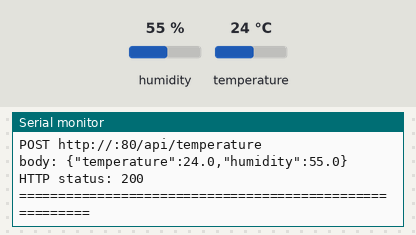
A sketch run on a simulated ESP32. On the bench: the last lines printed to the serial monitor. Inputs (shaded band) come from the test bench; at power-on: humidity 55 %, temperature 24 °C. WiFi joins after 1.5 s; servers stay silent unless stated; uploads are accepted with an empty reply; not simulated (calls return 0 or success): secrets.h; names the files do not define were given values by the test bench: API_PORT = 80.

Above: at 3.7 s.
3.8 s: humidity set to 22 %
11.4 s: temperature set to 12 °C
At 12.88 s:
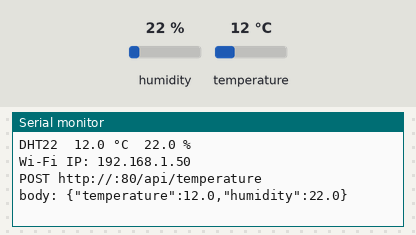
19.0 s: humidity set to 40 %
At 23.9 s:
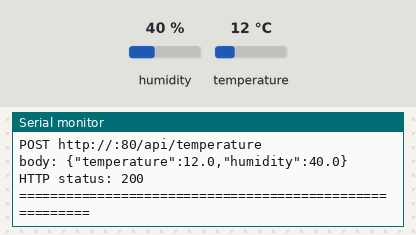

Measured:
- after the input at 11.4 s, the serial monitor: prints a new line after 1.3 s (image 1)
- after the input at 19.0 s, the serial monitor: prints a new line after 3.9 s (image 2)

The sketch:

tempwatch_esp32.ino
```cpp
// TempWatch — ESP32 + DHT22 ส่งอุณหภูมิ/ความชื้นไป ASP.NET Core
//
// สเก็ตช์นี้รวม 4 ขั้นเรียนไว้ในไฟล์เดียว (อ่าน Serial → Wi-Fi → HTTP → ค่าจริง):
//   1. อ่าน DHT22 แล้วพิมพ์ Serial 115200
//   2. ต่อ Wi-Fi แบบ station (client) แล้วพิมพ์ IP ของ ESP32
//   3. HTTP POST JSON ไป POST /api/temperature (เหมือน Postman แต่บอร์ดเป็นคนยิง)
//   4. ส่งค่าเซ็นเซอร์จริงทุก 10 วินาที + ข้ามรอบเมื่ออ่านไม่ได้ / Wi-Fi หลุด
//
// เทียบกับที่คุ้น:
//   loop()            ≈ โปรแกรมที่วนเอง ไม่ใช่ HTTP server แบบ Gin
//   HTTPClient.POST   ≈ http.Post ใน Go หรือปุ่ม Send ใน Postman
//   JSON String       ≈ body ที่ Flutter/Postman ส่งเข้า DTO เดิม
//   delay(10000)      ≈ ไม่มี background worker — พอสำหรับโปรเจกต์เรียนนี้
//
// ไลบรารี: DHT sensor library (Adafruit) + Adafruit Unified Sensor
// บอร์ด: ESP32  (Arduino core 3.x — http.begin ต้องส่ง WiFiClient ด้วย)
// เซ็นเซอร์: DHT22 (อย่าใส่ DHT11 ใน constructor — โปรโตคอลคนละแบบ จะได้ NaN)

#include <WiFi.h>
#include <HTTPClient.h>
#include <DHT.h>
#include "secrets.h"

// GPIO4 = D4 บนบอร์ด ESP32 หลายรุ่น — ดูสายไฟใน firmware/README.md
#define DHT_PIN 4

// DHT22 ไม่ใช่ DHT11: timing / checksum คนละชุด ใส่ผิดแล้วอ่านได้แต่ NaN
DHT dht(DHT_PIN, DHT22);

// DHT22 อ่านซ้ำได้ไม่ถี่กว่า ~2 วินาที (datasheet)
// ถี่กว่านี้ได้ NaN, ถล่ม SQL ด้วยแถวซ้ำ, กิน Wi-Fi โดยไม่จำเป็น
const unsigned long INTERVAL_MS = 10000;

void connectWiFi() {
  Serial.print("Connecting to Wi-Fi: ");
  Serial.println(WIFI_SSID);

  // WIFI_STA = station (client) ไม่ใช่ access point
  // ESP32 คลาสสิกใช้ได้แค่ 2.4 GHz — SSID 5 GHz จะต่อไม่ติด
  WiFi.mode(WIFI_STA);
  WiFi.begin(WIFI_SSID, WIFI_PASSWORD);

  unsigned long startedAt = millis();
  while (WiFi.status() != WL_CONNECTED) {
    delay(500);
    Serial.print(".");
    if (millis() - startedAt > 20000) {
      Serial.println();
      Serial.println("Wi-Fi timeout — จะลองใหม่ใน loop()");
      return;
    }
  }

  Serial.println();
  Serial.print("Wi-Fi connected, IP: ");
  Serial.println(WiFi.localIP());
}

// สร้าง JSON ด้วย String ธรรมดา ไม่ใช้ ArduinoJson ในรอบนี้
// รูปเดียวกับ Postman: {"temperature":29.5,"humidity":64}
bool postReading(float temperature, float humidity) {
  // ESP32 Arduino core 3.x: begin() ต้องมี WiFiClient ไม่ใช่แค่ URL
  WiFiClient client;
  HTTPClient http;

  String url = String("http://") + API_HOST + ":" + String(API_PORT) + "/api/temperature";
  String json = "{\"temperature\":" + String(temperature, 1) +
                ",\"humidity\":" + String(humidity, 1) + "}";

  Serial.print("POST ");
  Serial.println(url);
  Serial.print("body: ");
  Serial.println(json);

  if (!http.begin(client, url)) {
    Serial.println("HTTP begin failed (ตรวจ API_HOST / พอร์ต)");
    return false;
  }

  http.addHeader("Content-Type", "application/json");
  int status = http.POST(json);
  http.end();

  Serial.print("HTTP status: ");
  Serial.println(status);

  // ASP.NET CreatedAtAction คืน 201 เมื่อบันทึกสำเร็จ
  if (status == 201) {
    Serial.println("บันทึกสำเร็จ (201 Created)");
    return true;
  }

  // ไม่ใช่ 2xx: พิมพ์รหัสแล้วรอรอบถัดไป ไม่ retry ซับซ้อน
  if (status < 200 || status > 299) {
    Serial.println("POST ไม่สำเร็จ — ถ้า timeout/connection refused ให้เช็ค IP, API รันอยู่, firewall 5078");
  }
  return false;
}

void setup() {
  Serial.begin(115200);
  delay(1000);

  Serial.println();
  Serial.println("TempWatch ESP32 + DHT22");

  dht.begin();
  connectWiFi();
}

void loop() {
  float temperature = dht.readTemperature();
  float humidity = dht.readHumidity();

  // NaN = สายผิด / constructor เป็น DHT11 / อ่านถี่เกินไป / เซ็นเซอร์ยังไม่พร้อม
  if (isnan(temperature) || isnan(humidity)) {
    Serial.println("DHT22 อ่านไม่สำเร็จ (NaN) — ข้าม POST รอบนี้ กันค่าขยะเข้า DB");
    delay(INTERVAL_MS);
    return;
  }

  Serial.print("DHT22  ");
  Serial.print(temperature, 1);
  Serial.print(" °C  ");
  Serial.print(humidity, 1);
  Serial.println(" %");

  if (WiFi.status() != WL_CONNECTED) {
    Serial.println("Wi-Fi หลุด — reconnect แล้วข้าม POST รอบนี้");
    WiFi.reconnect();
    delay(INTERVAL_MS);
    return;
  }

  Serial.print("Wi-Fi IP: ");
  Serial.println(WiFi.localIP());

  postReading(temperature, humidity);
  Serial.println("========================================================");

  delay(INTERVAL_MS);
}
```
